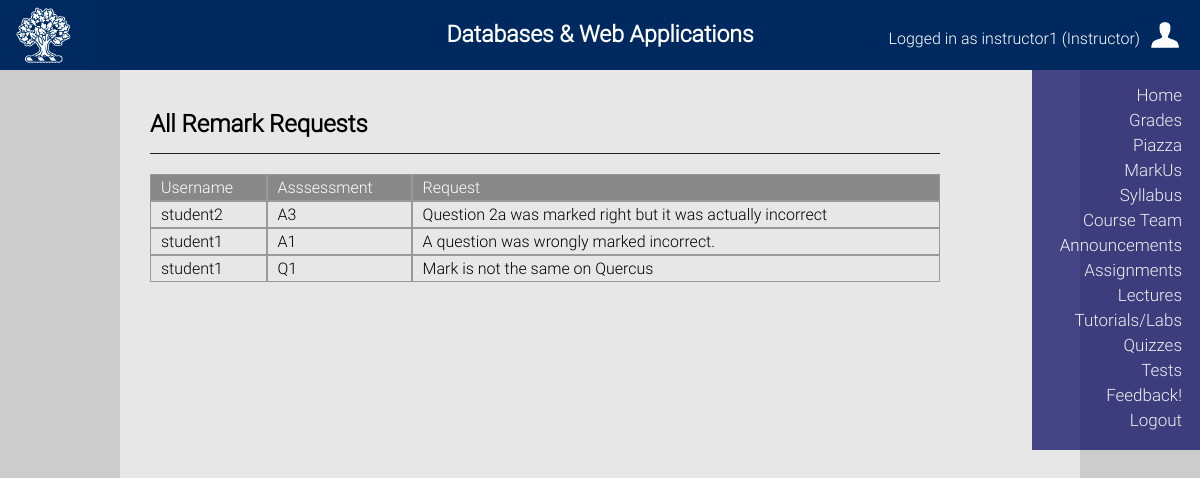
Screenshot of /remarks (signed in) with the database file from the repository.
### tables this page shows
CREATE TABLE "remarks" (
	`id`	INTEGER PRIMARY KEY AUTOINCREMENT,
	`username`	TEXT,
	`assessment`	TEXT,
	`request`	TEXT
);

### app.py (the view)
@app.route('/remarks')
def remarks():
    if 'username' not in session:
        return redirect(url_for('login'))
    elif session['usertype'] == 'Student':
        return render_template('base.html', title='Not Found',
            content="You submit a remark request when you view your grades.")
    elif session['usertype'] == 'Instructor':
        conn = sqlite3.connect('assignment3.db')
        conn.row_factory = sqlite3.Row
        cur = conn.cursor()
        cur.execute("SELECT * from remarks order by id DESC")
        rows = cur.fetchall()
        return render_template('remarks.html', title='Remarks', rows = rows)

### templates/remarks.html
{% extends 'base.html' %}
{% block content %}
<h2 class="content-title">All Remark Requests</h2>
<div class="table">
      <div class="table-row">
            <div class="table-head">Username</div>
            <div class="table-head">Asssessment</div>
            <div class="table-head">Request</div>
      </div>
         {% for row in rows %}
         <div class="table-row">
               <div class="table-cell">{{row['username']}}</div>
               <div class="table-cell">{{row['assessment']}}</div>
               <div class="table-cell">{{row['request']}}</div>
         </div>
         {% endfor %}
</table><br>
{% endblock %}

### static/stylesheet.css (style rules this page uses)
body { background-color: #CCCCCC; margin: 0; }
.content-title { border-bottom: 1px solid #222222; padding-bottom: 15px; }
.table { display: table; width: 100%; }
.table-row { display: table-row; }
.table-cell, .table-head { border: 1px solid #999999; display: table-cell; padding: 3px 10px; }
.table-head { background-color: #888; color: white; }

### rows the page displays
remarks: username "student2", assessment "A3", request "Question 2a was marked right but it was actually incorrect"
remarks: username "student1", assessment "A1", request "A question was wrongly marked incorrect."
remarks: username "student1", assessment "Q1", request "Mark is not the same on Quercus"

### other values shown
{{ session['username'] }} "instructor1"
{{ session['usertype'] }} "Instructor"
